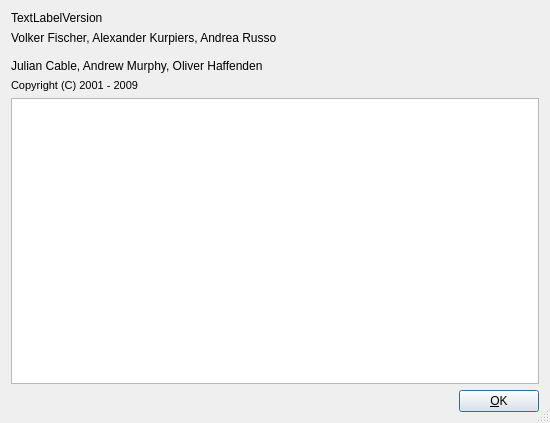
<ui version="4.0" >
 <class>AboutDlg</class>
 <widget class="QDialog" name="AboutDlg" >
  <property name="geometry" >
   <rect>
    <x>0</x>
    <y>0</y>
    <width>550</width>
    <height>423</height>
   </rect>
  </property>
  <property name="sizePolicy" >
   <sizepolicy vsizetype="Minimum" hsizetype="Minimum" >
    <horstretch>0</horstretch>
    <verstretch>0</verstretch>
   </sizepolicy>
  </property>
  <property name="windowTitle" >
   <string>About Dream</string>
  </property>
  <property name="windowIcon" >
   <iconset resource="res/icons.qrc" >
    <normaloff>:/icons/MainIcon.png</normaloff>:/icons/MainIcon.png</iconset>
  </property>
  <property name="sizeGripEnabled" >
   <bool>true</bool>
  </property>
  <layout class="QVBoxLayout" >
   <property name="spacing" >
    <number>6</number>
   </property>
   <property name="margin" >
    <number>11</number>
   </property>
   <item>
    <widget class="QLabel" name="TextLabelVersion" >
     <property name="sizePolicy" >
      <sizepolicy vsizetype="Preferred" hsizetype="Expanding" >
       <horstretch>0</horstretch>
       <verstretch>0</verstretch>
      </sizepolicy>
     </property>
     <property name="text" >
      <string>TextLabelVersion</string>
     </property>
     <property name="wordWrap" >
      <bool>false</bool>
     </property>
    </widget>
   </item>
   <item>
    <layout class="QHBoxLayout" >
     <property name="spacing" >
      <number>6</number>
     </property>
     <property name="margin" >
      <number>0</number>
     </property>
     <item>
      <layout class="QVBoxLayout" >
       <property name="spacing" >
        <number>6</number>
       </property>
       <property name="margin" >
        <number>0</number>
       </property>
       <item>
        <widget class="QLabel" name="TextLabelAuthorNames" >
         <property name="text" >
          <string>Volker Fischer, Alexander Kurpiers, Andrea Russo&#xd;&#xd;
Julian Cable, Andrew Murphy, Oliver Haffenden</string>
         </property>
         <property name="wordWrap" >
          <bool>false</bool>
         </property>
        </widget>
       </item>
       <item>
        <widget class="QLabel" name="TextLabelCopyright" >
         <property name="text" >
          <string>&lt;!DOCTYPE HTML PUBLIC "-//W3C//DTD HTML 4.0//EN" "http://www.w3.org/TR/REC-html40/strict.dtd">&#xd;
&lt;html>&lt;head>&lt;meta name="qrichtext" content="1" />&lt;style type="text/css">&#xd;
p, li { white-space: pre-wrap; }&#xd;
&lt;/style>&lt;/head>&lt;body style=" font-family:'MS Shell Dlg 2'; font-size:8.25pt; font-weight:400; font-style:normal;">&#xd;
&lt;p style=" margin-top:0px; margin-bottom:0px; margin-left:0px; margin-right:0px; -qt-block-indent:0; text-indent:0px;">&lt;span style=" font-size:8pt;">Copyright (C) 2001 - 2009&lt;/span>&lt;/p>&lt;/body>&lt;/html></string>
         </property>
         <property name="wordWrap" >
          <bool>false</bool>
         </property>
        </widget>
       </item>
      </layout>
     </item>
     <item>
      <spacer name="Spacer10" >
       <property name="orientation" >
        <enum>Qt::Horizontal</enum>
       </property>
       <property name="sizeType" >
        <enum>QSizePolicy::Expanding</enum>
       </property>
       <property name="sizeHint" stdset="0" >
        <size>
         <width>20</width>
         <height>20</height>
        </size>
       </property>
      </spacer>
     </item>
     <item>
      <widget class="QLabel" name="PixmapLabelDreamLogo" >
       <property name="sizePolicy" >
        <sizepolicy vsizetype="Fixed" hsizetype="Fixed" >
         <horstretch>0</horstretch>
         <verstretch>0</verstretch>
        </sizepolicy>
       </property>
       <property name="pixmap" >
        <pixmap>image1</pixmap>
       </property>
       <property name="scaledContents" >
        <bool>true</bool>
       </property>
       <property name="wordWrap" >
        <bool>false</bool>
       </property>
      </widget>
     </item>
    </layout>
   </item>
   <item>
    <widget class="QTextBrowser" name="textBrowserCredits" >
     <property name="frameShape" >
      <enum>QFrame::StyledPanel</enum>
     </property>
     <property name="frameShadow" >
      <enum>QFrame::Sunken</enum>
     </property>
     <property name="openExternalLinks" >
      <bool>true</bool>
     </property>
    </widget>
   </item>
   <item>
    <layout class="QHBoxLayout" >
     <property name="spacing" >
      <number>6</number>
     </property>
     <property name="margin" >
      <number>0</number>
     </property>
     <item>
      <spacer name="Spacer12" >
       <property name="orientation" >
        <enum>Qt::Horizontal</enum>
       </property>
       <property name="sizeType" >
        <enum>QSizePolicy::Expanding</enum>
       </property>
       <property name="sizeHint" stdset="0" >
        <size>
         <width>20</width>
         <height>20</height>
        </size>
       </property>
      </spacer>
     </item>
     <item>
      <widget class="QPushButton" name="buttonOk" >
       <property name="text" >
        <string>&amp;OK</string>
       </property>
       <property name="autoDefault" >
        <bool>true</bool>
       </property>
       <property name="default" >
        <bool>true</bool>
       </property>
      </widget>
     </item>
    </layout>
   </item>
  </layout>
 </widget>
 <resources>
  <include location="res/icons.qrc" />
 </resources>
 <connections/>
</ui>
